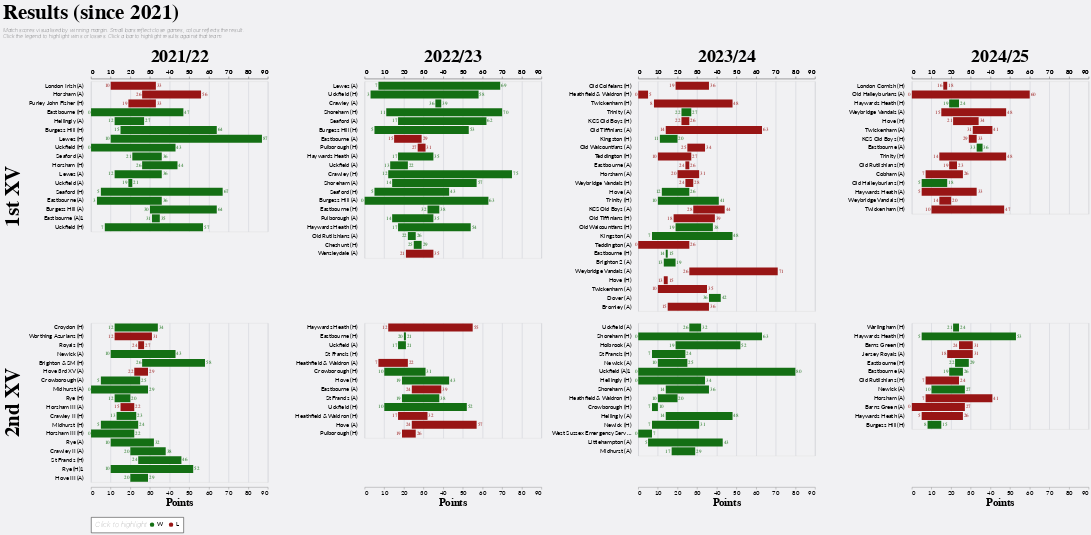

The cell this chart's notebook holds for it:
### Code cell
def results_chart(squad=1, season=None, df=None):

    if df is None:
        df = team_sheets()

    if season is not None:
        df = df[df["Season"]==season]
    if squad != 0:
        df = df[df["Squad"]==("1st" if squad==1 else "2nd")]

    df["loser"] = df.apply(lambda x: x["PF"] if x["Result"] == "L" else x["PA"], axis=1)
    df["winner"] = df.apply(lambda x: x["PF"] if x["Result"] == "W" else x["PA"], axis=1)

    selection = alt.selection_point(fields=['Result'], bind='legend')
    base = alt.Chart(df).encode(
        y=alt.Y(
            'GameID:N', 
            sort=None, 
            axis=alt.Axis(
                title=None, 
                offset=15, 
                grid=False, 
                ticks=False, 
                domain=False, 
                # labelExpr="split(datum.value,'-__-')[1]"
            )
        ),
        color=alt.Color(
            'Result:N', 
            scale=alt.Scale(domain=['W', 'L'], range=['#146f14', '#981515']), 
            legend=alt.Legend(offset=20, orient="bottom", title="Click to highlight", titleOrient="left")
        ),
        opacity=alt.condition(
            selection, 
            # alt.condition(team_filter, alt.value(1), alt.value(0.2)), 
            alt.value(1),
            alt.value(0.2)
        )
    )

    bar = base.mark_bar(point=True).encode(
        x=alt.X('PF:Q', title="Points", axis=alt.Axis(orient='bottom', offset=5)),
        x2='PA:Q'
    ).properties(height=alt.Step(20), width=400)

    loser = base.mark_text(align='right', dx=-2, dy=0, color='black').encode(
        x=alt.X('loser:Q', title=None, axis=alt.Axis(orient='top', offset=5)),
        text='loser:N',
    )

    winner = base.mark_text(align='left', dx=2, dy=0, color='black').encode(
        x=alt.X('winner:Q', title=None, axis=alt.Axis(orient='top', offset=5)),
        text='winner:N',
    )

    chart = (bar + loser + winner).add_params(selection, team_filter)

    if squad == 0 or season is None:
        chart = (
            chart
            .facet(
                row=alt.Row(
                    'Squad:N', 
                    header=alt.Header(title=None, labelExpr="datum.value + ' XV'", labelFontSize=48),
                    sort=alt.SortOrder('ascending')
                ),
                column=alt.Column(
                    'Season:N', 
                    header=alt.Header(title=None, labelFontSize=40), 
                    sort=alt.SortOrder('ascending')
                )
            )
            .resolve_scale(y='independent')
        )
    
    chart = chart.properties(
        title=alt.Title(
            text=f"{('1st XV ' if squad==1 else ('2nd XV ' if squad==2 else ''))}Results {season if season is not None else '(since 2021)'}",
            subtitle=[
                "Match scores visualised by winning margin. Small bars reflect close games, colour reflects the result.",
                "Click the legend to highlight wins or losses. Click a bar to highlight results against that team."  
            ],
            offset=20
        )
    )

    return chart

results_chart(0, df=game_df)#.save("Charts/2024-25/results.html")

### Figure 1 — Vega-Lite specification as saved in the notebook (floating-point values rounded to 4 significant figures; data arrays with more than 128 entries replaced by an {"elided": "..."} marker saying what was removed)
{"config": {"axis": {"labelFont": "Lato, sans-serif", "titleFont": "PT Sans Narrow, Helvetica Neue, Helvetica, Arial, sans-serif", "labelFontSize": 13, "titleFontSize": 24, "gridColor": "#202947", "gridOpacity": 0.2}, "header": {"labelFont": "PT Sans Narrow, Helvetica Neue, Helvetica, Arial, sans-serif", "titleFont": "PT Sans Narrow, Helvetica Neue, Helvetica, Arial, sans-serif", "labelFontSize": 24, "titleFontSize": 28, "labelFontWeight": "bold", "orient": "left"}, "legend": {"labelFont": "Lato, sans-serif", "titleFont": "PT Sans Narrow, Helvetica Neue, Helvetica, Arial, sans-serif", "labelFontSize": 14, "titleFontSize": 16, "titlePadding": 5, "fillColor": "white", "strokeColor": "black", "padding": 10, "titleFontWeight": "lighter", "titleFontStyle": "italic", "titleColor": "gray", "offset": 10}, "title": {"font": "PT Sans Narrow, Helvetica Neue, Helvetica, Arial, sans-serif", "fontSize": 48, "fontWeight": "bold", "anchor": "start", "align": "center", "titlePadding": 20, "subtitlePadding": 10, "subtitleFontWeight": "lighter", "subtitleFontSize": 12, "subtitleColor": "", "subtitleFontStyle": "italic", "offset": 15, "color": "black"}, "axisX": {"labelAngle": 0}, "facet": {"title": null, "header": null, "align": {"row": "each", "column": "all"}}, "resolve": {"scale": {"y": "independent", "facet": "independent"}}, "background": "#20294710"}, "data": {"name": "data-4685a1e5cdcfd7273168b68869d3ea23"}, "facet": {"column": {"field": "Season", "header": {"labelFontSize": 40, "title": null}, "sort": "ascending", "type": "nominal"}, "row": {"field": "Squad", "header": {"labelExpr": "datum.value + ' XV'", "labelFontSize": 48, "title": null}, "sort": "ascending", "type": "nominal"}}, "spec": {"layer": [{"mark": {"type": "bar", "point": true}, "encoding": {"color": {"field": "Result", "legend": {"offset": 20, "orient": "bottom", "title": "Click to highlight", "titleOrient": "left"}, "scale": {"domain": ["W", "L"], "range": ["#146f14", "#981515"]}, "type": "nominal"}, "opacity": {"condition": {"param": "param_120", "value": 1}, "value": 0.2}, "x": {"axis": {"offset": 5, "orient": "bottom"}, "field": "PF", "title": "Points", "type": "quantitative"}, "x2": {"field": "PA"}, "y": {"axis": {"domain": false, "grid": false, "offset": 15, "ticks": false, "title": null}, "field": "GameID", "sort": null, "type": "nominal"}}, "name": "view_121"}, {"mark": {"type": "text", "align": "right", "color": "black", "dx": -2, "dy": 0}, "encoding": {"color": {"field": "Result", "legend": {"offset": 20, "orient": "bottom", "title": "Click to highlight", "titleOrient": "left"}, "scale": {"domain": ["W", "L"], "range": ["#146f14", "#981515"]}, "type": "nominal"}, "opacity": {"condition": {"param": "param_120", "value": 1}, "value": 0.2}, "text": {"field": "loser", "type": "nominal"}, "x": {"axis": {"offset": 5, "orient": "top"}, "field": "loser", "title": null, "type": "quantitative"}, "y": {"axis": {"domain": false, "grid": false, "offset": 15, "ticks": false, "title": null}, "field": "GameID", "sort": null, "type": "nominal"}}}, {"mark": {"type": "text", "align": "left", "color": "black", "dx": 2, "dy": 0}, "encoding": {"color": {"field": "Result", "legend": {"offset": 20, "orient": "bottom", "title": "Click to highlight", "titleOrient": "left"}, "scale": {"domain": ["W", "L"], "range": ["#146f14", "#981515"]}, "type": "nominal"}, "opacity": {"condition": {"param": "param_120", "value": 1}, "value": 0.2}, "text": {"field": "winner", "type": "nominal"}, "x": {"axis": {"offset": 5, "orient": "top"}, "field": "winner", "title": null, "type": "quantitative"}, "y": {"axis": {"domain": false, "grid": false, "offset": 15, "ticks": false, "title": null}, "field": "GameID", "sort": null, "type": "nominal"}}}], "height": {"step": 20}, "width": 400}, "params": [{"name": "param_120", "select": {"type": "point", "fields": ["Result"]}, "bind": "legend", "views": ["view_121"]}, {"name": "param_3", "select": {"type": "point", "fields": ["Opposition"]}, "views": ["view_121"]}], "resolve": {"scale": {"y": "independent"}}, "title": {"text": "Results (since 2021)", "offset": 20, "subtitle": ["Match scores visualised by winning margin. Small bars reflect close games, colour reflects the result.", "Click the legend to highlight wins or losses. Click a bar to highlight results against that team."]}, "$schema": "https://vega.github.io/schema/vega-lite/v5.17.0.json", "datasets": {"data-4685a1e5cdcfd7273168b68869d3ea23": {"elided": "136 records"}}}
